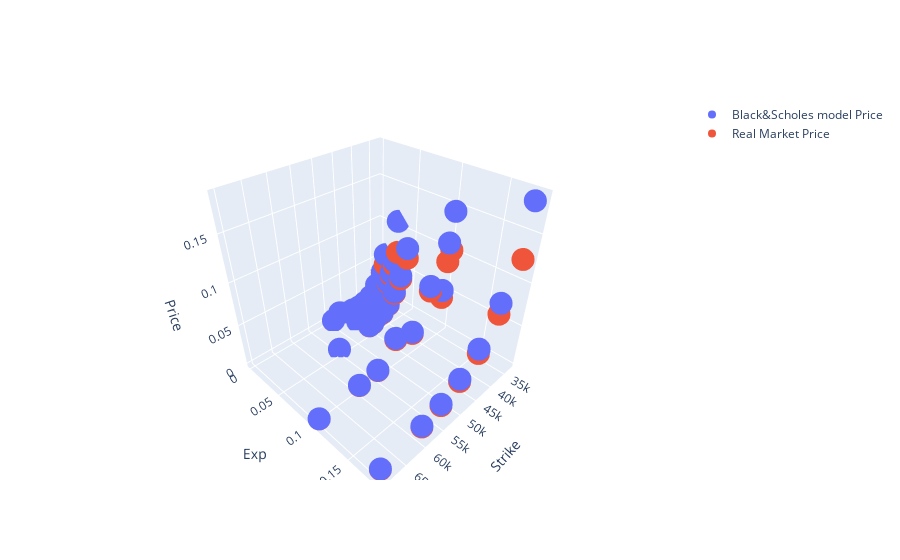

This figure's notebook cell:
### Code cell
import plotly.graph_objects as go

x = option.df['K']
y = option.df['_T']
z = option.df['BS_PRICE']
z2 = option.df['mid']

"""
fig = go.Figure(data=[go.Scatter3d(x=x, y=y, z=z , mode='markers', name='BS price')])
"""
fig = go.Figure(data=[go.Scatter3d(x=x, y=y, z=z , mode='markers', name='Black&Scholes model Price'),
                      go.Scatter3d(x=x, y=y, z=z2, mode='markers', name='Real Market Price')])


fig.update_scenes(xaxis_title_text='Strike', yaxis_title_text='Exp', zaxis_title_text='Price') 
fig.show()
